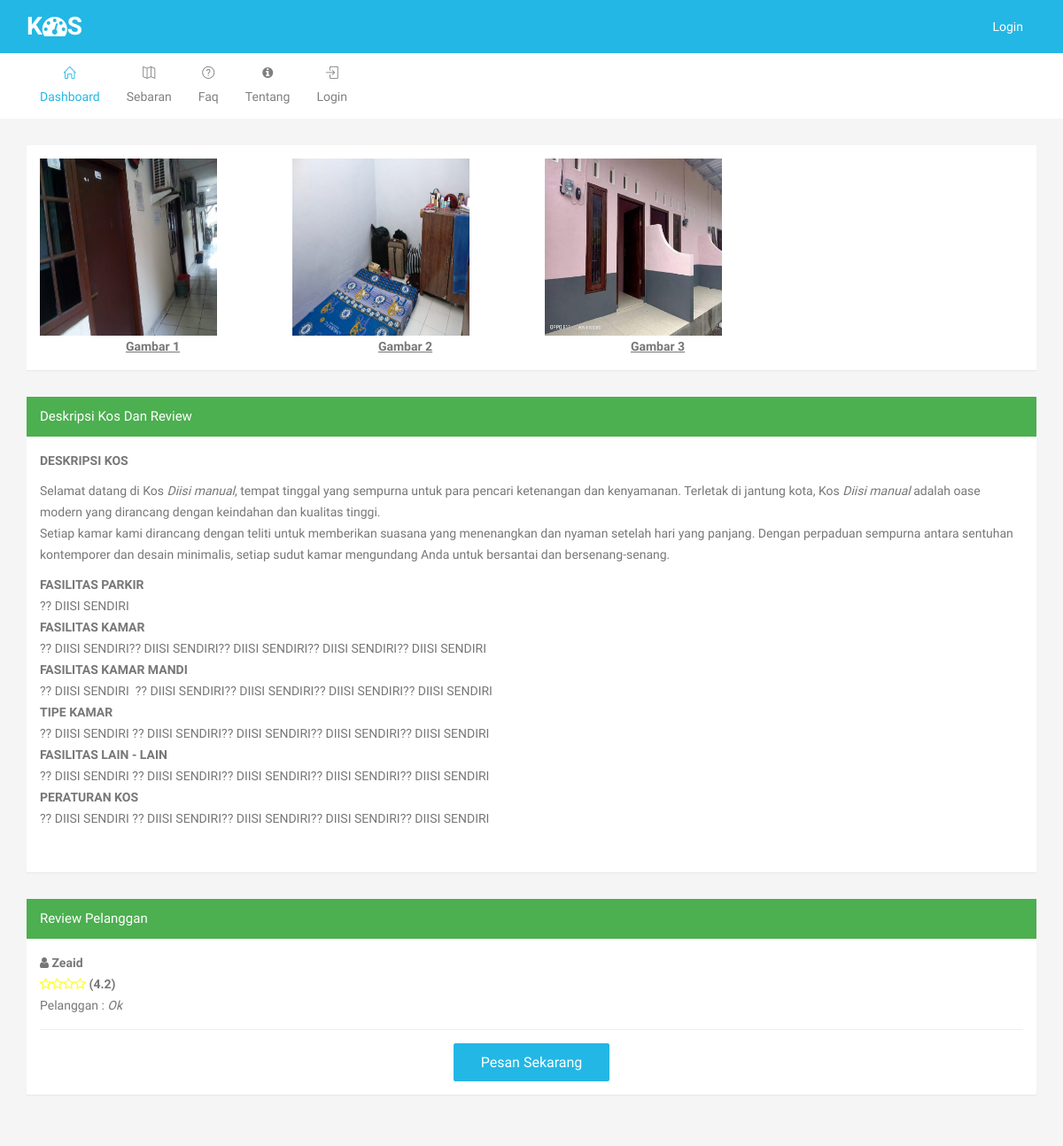
The page /detail_kos/2 on the database as committed earlier.
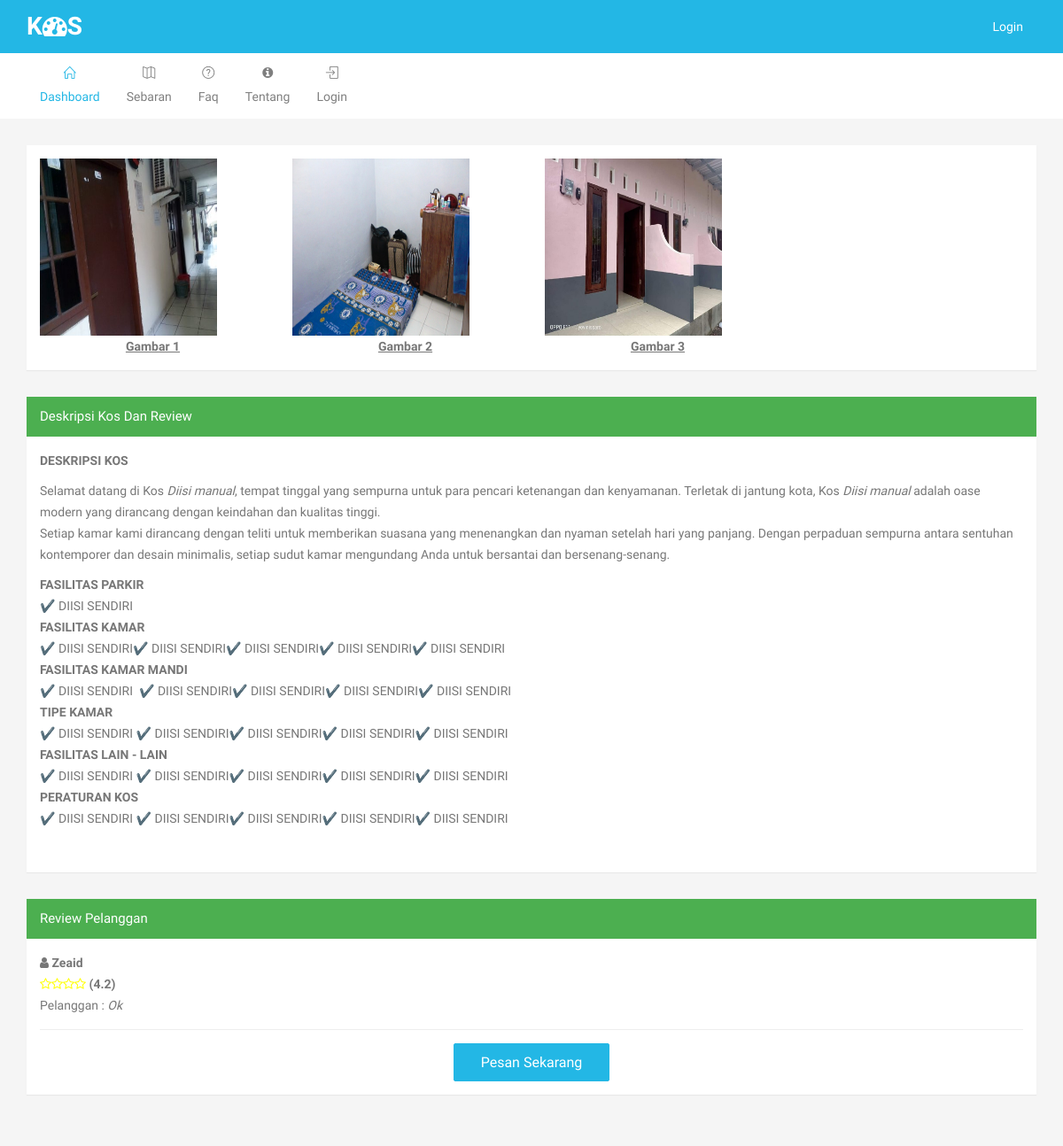
The same page on the database as committed later.
### tables this page shows
CREATE TABLE `m_kos` (
  `id` int(11) NOT NULL,
  `kode` varchar(24) NOT NULL,
  `nama` text NOT NULL,
  `id_mitra` int(11) NOT NULL,
  `harga` int(11) NOT NULL,
  `deskripsi` text NOT NULL,
  `alamat` text NOT NULL,
  `lat` text NOT NULL,
  `lng` text NOT NULL,
  `gambar` text NOT NULL,
  `gambar2` text NOT NULL,
  `gambar3` text NOT NULL
);

### config/koneksi.php (called while the page is built, shortened)
<?php
$base_url = "http://localhost/pencarian_kos/";
?>

### pages/detail_kos.php (the view)
<?php
$detail_kos_res = mysqli_query($conn,"SELECT * FROM m_kos WHERE id='".$_REQUEST['id']."'");
$detail_kos = mysqli_fetch_array($detail_kos_res);
?>
<div class="row">
	<div class="col-md-12">
		<div class="panel panel-success collapsed">
			<div class="panel-body">
				<div class="row">
					<div class="col-md-3">
						<img class="rounded border float-left"  height="200" width="200" src="<?php echo $base_url; ?>/upload/<?php echo $detail_kos['gambar']; ?>">
						<center style="font-weight: bold; text-decoration: underline;">Gambar 1</center>
					</div>
					<div class="col-md-3">
						<img class="rounded border float-left"  height="200" width="200" src="<?php echo $base_url; ?>/upload/<?php echo $detail_kos['gambar2']; ?>">
						<center style="font-weight: bold; text-decoration: underline;">Gambar 2</center>
					</div>
					<div class="col-md-3">
						<img class="rounded border float-left" height="200" width="200" src="<?php echo $base_url; ?>/upload/<?php echo $detail_kos['gambar3']; ?>">
						<center style="font-weight: bold; text-decoration: underline;">Gambar 3</center>
					</div>
				</div>
			</div>
		</div>
	</div>
</div>
<div class="row">
	<div class="col-md-12">
		<div class="panel panel-success collapsed">
			<div class="panel-heading">
				Deskripsi Kos dan review
			</div>
			<div class="panel-body">
				<?php echo $detail_kos['deskripsi']; ?>
			</div>
		</div>
	</div>
</div>
<div class="row">
	<div class="col-md-12">
		<div class="panel panel-success collapsed">
			<div class="panel-heading">
				Review Pelanggan
			</div>
			<div class="panel-body">
				<?php
				$res = mysqli_query($conn,"SELECT (a.lokasi/5+a.jarak/5+a.pesan_mudah/5+a.aplikasi/5+a.ui/5) as tot , a.catatan, b.nama FROM `m_review` as a
					LEFT JOIN m_pelanggan as b ON a.id_user = b.id
				 WHERE a.id_kos='".$_REQUEST['id']."'");
				while($total = mysqli_fetch_array($res)) :
					echo "<b><i class='fa fa-user'></i> ".$total['nama']."</b><br>";
					for ($i=1; $i <=$total['tot'] ; $i++) {
						echo "<i class='fa fa-star-o' style='color:yellow'></i>";
					}echo "<b> (".number_format($total['tot'],1).")</b>";
					echo "<br>Pelanggan : <i>".$total['catatan']."</i><b>";
					echo "<hr>";
				endwhile; ?>
				<center><a href="<?php echo $base_url; ?>pemesanan/<?php echo $detail_kos['id']; ?>" class="btn btn-lg btn-primary">Pesan Sekarang</a></center>
			</div>
		</div>
	</div>
</div>

Rows that differ between the two databases and show on the page:
changed m_kos: deskripsi "…dan bersenang-senang. FASILITAS PARKIR ?? DIISI SENDIRI FASILITAS KAMAR ?? DIISI SENDIRI?? DIISI SENDIRI?? DIISI SENDIRI?? DIISI SENDIRI?? DIISI SENDIRI FASILITAS KAMAR MANDI ?? DIISI SENDIRI ?? DIISI SENDIRI?? DIISI SENDIRI?? DIISI SENDIRI?? DIISI SENDIRI TIPE KAMAR ?? DIISI SENDIRI ?? DIISI SENDIRI?? DIISI SENDIRI?? DIISI SENDIRI?? DIISI SENDIRI FASILITAS LAIN - LAIN ?? DIISI SENDIRI ?? DIISI SENDIRI?? DIISI SENDIRI?? DIISI SENDIRI?? DIISI SENDIRI PERATURAN KOS ?? DIISI SENDIRI ?? DIISI SENDIRI?? DIISI SENDIRI?? DIISI SENDIRI?? DIISI SENDIRI" → "…dan bersenang-senang. FASILITAS PARKIR ✔️ DIISI SENDIRI FASILITAS KAMAR ✔️ DIISI SENDIRI✔️ DIISI SENDIRI✔️ DIISI SENDIRI✔️ DIISI SENDIRI✔️ DIISI SENDIRI FASILITAS KAMAR MANDI ✔️ DIISI SENDIRI ✔️ DIISI SENDIRI✔️ DIISI SENDIRI✔️ DIISI SENDIRI✔️ DIISI SENDIRI TIPE KAMAR ✔️ DIISI SENDIRI ✔️ DIISI SENDIRI✔️ DIISI SENDIRI✔️ DIISI SENDIRI✔️ DIISI SENDIRI FASILITAS LAIN - LAIN ✔️ DIISI SENDIRI ✔️ DIISI SENDIRI✔️ DIISI SENDIRI✔️ DIISI SENDIRI✔️ DIISI SENDIRI PERATURAN KOS ✔️ DIISI SENDIRI ✔️ DIISI SENDIRI✔️ DIISI SENDIRI✔️ DIISI SENDIRI✔️ DIISI SENDIRI"
